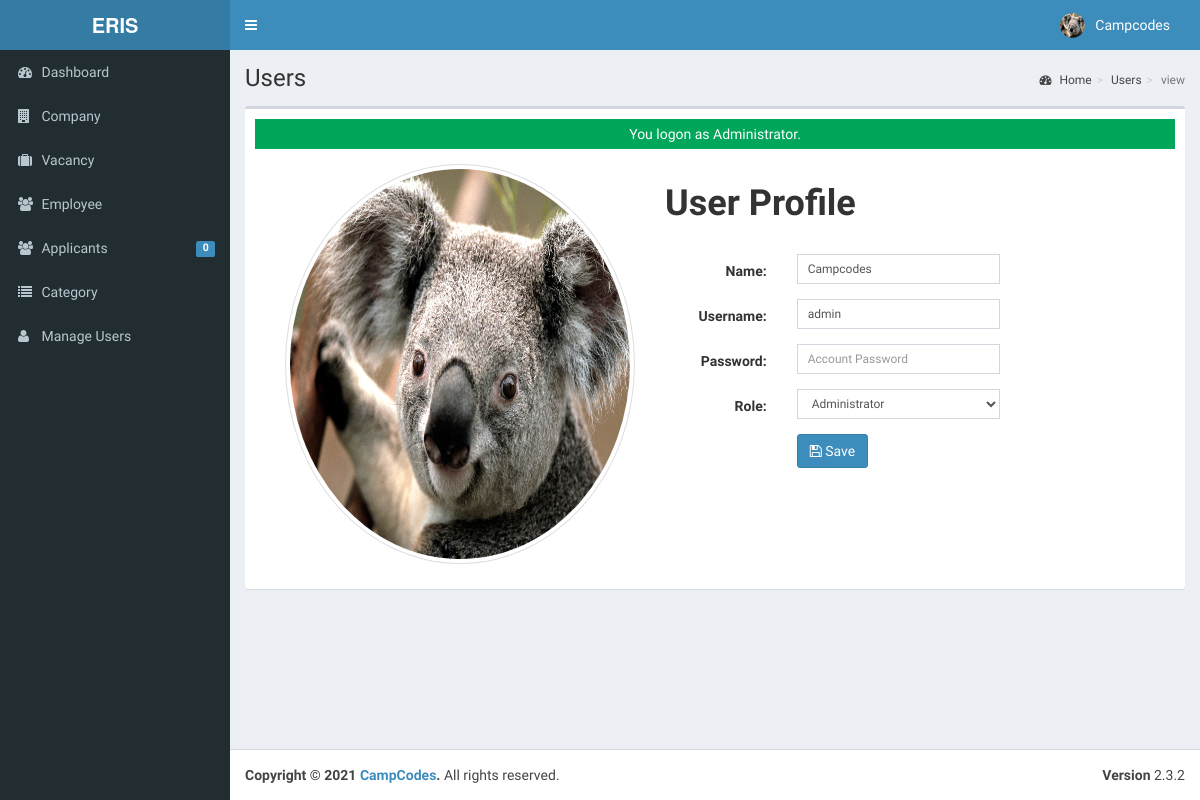
The app's page /Source Code/eris/admin/user/index.php?view=view&id=00018 (signed in) with its own data.
### tables this page shows
CREATE TABLE `tblusers` (
  `USERID` varchar(30) NOT NULL,
  `FULLNAME` varchar(40) NOT NULL,
  `USERNAME` varchar(90) NOT NULL,
  `PASS` varchar(90) NOT NULL,
  `ROLE` varchar(30) NOT NULL,
  `PICLOCATION` varchar(255) NOT NULL
);

### Source Code/eris/admin/user/index.php (called while the page is built, shortened)
<?php
require_once("../../include/initialize.php");
 $title="Users";
require_once ("../theme/templates.php");
?>

### Source Code/eris/include/database.php (called while the page is built, shortened)
<?php
class Database {
	var $sql_string = '';
	private $conn;
	public function open_connection() {
		$this->conn = mysqli_connect(server,user,pass);
		if(!$this->conn){
			echo "Problem in database connection! Contact administrator!";
			exit();
		}else{
			$db_select = mysqli_select_db($this->conn,database_name);
		}
	}
	function setQuery($sql='') {
		$this->sql_string=$sql;
	}
	function executeQuery() {
		$result = mysqli_query($this->conn,$this->sql_string);
		return $result;
	}
	private function confirm_query($result) {
		return $result;
	}
	function loadSingleResult() {
		$cur = $this->executeQuery();
		while ($row = mysqli_fetch_object($cur)) {
		return $data = $row;
		}
	}
}
$mydb = new Database();
?>

### Source Code/eris/include/accounts.php (called while the page is built, shortened)
<?php
require_once(LIB_PATH.DS.'database.php');
class User {
	protected static  $tblname = "tblusers";
	function single_user($id=""){
			global $mydb;
			$mydb->setQuery("SELECT * FROM ".self::$tblname."
				Where USERID= '{$id}' LIMIT 1");
			$cur = $mydb->loadSingleResult();
			return $cur;
	}
}
?>

### Source Code/eris/include/function.php (called while the page is built, shortened)
<?php
function currentpage(){
		$this_page = $_SERVER['SCRIPT_NAME'];
	    $bits = explode('/',$this_page);
		 return $bits[3];
	}
		?>

### Source Code/eris/admin/user/view.php (the view, shortened to what this page needs)
<?php
  @$USERID = $_SESSION['ADMIN_USERID'];
  $user = New User();
  $singleuser = $user->single_user($USERID);
  ?>
<div class="container">
<div class="panel-body inf-content">
    <div class="row">
        <div class="col-md-4">
         <a  data-target="#myModal" data-toggle="modal" href="" title="Click here to Change Image." >
            <img alt="" style="width:500px; height:400px;>"
             title="" class="img-circle img-thumbnail isTooltip" src="<?php echo web_root.'admin/user/'. $singleuser->PICLOCATION;?>" data-original-title="Usuario">
         </a>
        </div>
        <div class="col-md-6">
            <h1><strong>User Profile</strong></h1><br>
             <form class="form-horizontal span6" action="controller.php?action=edit&view=" method="POST">
                  <div class="form-group">
                    <div class="col-md-8">
                      <label class="col-md-4 control-label" for=
                      "U_NAME">Name:</label>
                      <div class="col-md-8">
                         <input class="form-control input-sm" id="U_NAME" name="U_NAME" placeholder=
                            "Account Name" type="text" value="<?php echo $singleuser->FULLNAME; ?>">
                      </div>
                    </div>
                  </div>
                  <div class="form-group">
                    <div class="col-md-8">
                      <label class="col-md-4 control-label" for=
                      "U_USERNAME">Username:</label>
                      <div class="col-md-8">
                         <input class="form-control input-sm" id="U_USERNAME" name="U_USERNAME" placeholder=
                            "Email Address" type="text" value="<?php echo $singleuser->USERNAME; ?>">
                      </div>
                    </div>
                  </div>
                  <div class="form-group">
                    <div class="col-md-8">
                      <label class="col-md-4 control-label" for=
                      "U_PASS">Password:</label>
                      <div class="col-md-8">
                         <input class="form-control input-sm" id="U_PASS" name="U_PASS" placeholder=
                            "Account Password" type="Password" value="" required>
                      </div>
                    </div>
                  </div>
                  <div class="form-group">
                    <div class="col-md-8">
                      <label class="col-md-4 control-label" for=
                      "U_ROLE">Role:</label>
                      <div class="col-md-8">
                       <select class="form-control input-sm" name="U_ROLE" id="U_ROLE">
                          <option value="Administrator"  <?php echo ($singleuser->ROLE=='Administrator') ? 'selected="true"': '' ; ?>>Administrator</option>
                        </select>
                      </div>
                    </div>
                  </div>
             <div class="form-group">
                    <div class="col-md-8">
                      <label class="col-md-4 control-label" for=
                      "idno"></label>
                      <div class="col-md-8">
                         <button class="btn btn-primary " name="save" type="submit" ><span class="fa fa-save fw-fa"></span> Save</button>
                      </div>
                    </div>
                  </div>
        </form>
        </div>
    </div>
</div>
</div>

### Source Code/eris/admin/theme/templates.php (shortened to what this page needs)
<!DOCTYPE html>
<html>
    <head>
        <link rel="stylesheet" href="<?php echo web_root;?>bootstrap/css/bootstrap.min.css">
        <link rel="stylesheet" href="<?php echo web_root;?>plugins/font-awesome/css/font-awesome.min.css">
        <link rel="stylesheet" href="<?php echo web_root;?>dist/css/AdminLTE.min.css">
        <link rel="stylesheet" href="<?php echo web_root;?>dist/css/skins/_all-skins.min.css">
        <link rel="stylesheet" href="<?php echo web_root;?>plugins/iCheck/flat/blue.css">
        <link rel="stylesheet" href="<?php echo web_root;?>plugins/morris/morris.css">
        <link rel="stylesheet" href="<?php echo web_root;?>plugins/jvectormap/jquery-jvectormap-1.2.2.css">
        <link href="<?php echo web_root; ?>plugins/datepicker/bootstrap-datetimepicker.min.css" rel="stylesheet" media="screen">
        <link rel="stylesheet" href="<?php echo web_root;?>plugins/dataTables/jquery.dataTables.min.css">
        <link rel="stylesheet" href="<?php echo web_root;?>plugins/bootstrap-wysihtml5/bootstrap3-wysihtml5.min.css">
    </head>
 <body class="hold-transition skin-blue fixed sidebar-mini">
<div class="wrapper">
  <header class="main-header">
    <a href="<?php echo web_root;?>/admin/" class="logo">
      <span class="logo-lg"><b>ERIS</b></span>
    </a>
    <nav class="navbar navbar-static-top" role="navigation">
      <a href="#" class="sidebar-toggle" data-toggle="offcanvas" role="button">
      </a>
      <div class="navbar-custom-menu">
        <ul class="nav navbar-nav">
          <?php
              $user = New User();
              $singleuser = $user->single_user($_SESSION['ADMIN_USERID']);
          ?>
          <li class="dropdown user user-menu" style="padding-right: 15px;"  >
            <a href="#" class="dropdown-toggle" data-toggle="dropdown">
              <img src="<?php echo web_root.'admin/user/'. $singleuser->PICLOCATION;?>" class="user-image" alt="User Image">
              <span class="hidden-xs"><?php echo $singleuser->FULLNAME; ?></span>
            </a>
          </li>
        </ul>
      </div>
    </nav>
  </header>
  <aside class="main-sidebar">
    <section class="sidebar">
      <ul class="sidebar-menu">
        <li  class="<?php echo (currentpage() == 'index.php') ? "active" : false;?>" >
          <a href="<?php echo web_root ;?>admin/">
            <i class="fa fa-dashboard"></i> <span>Dashboard</span>
          </a>
        </li>
        <li class="<?php echo (currentpage() == 'company') ? "active" : false;?>" >
          <a href="<?php echo web_root ;?>admin/company/">
            <i class="fa fa-building"></i> <span>Company</span>
          </a>
        </li>
        <li class="<?php echo (currentpage() == 'vacancy') ? "active" : false;?>" >
          <a href="<?php echo web_root ;?>admin/vacancy/">
            <i class="fa fa-suitcase"></i> <span>Vacancy</span>
          </a>
        </li>
        <li class="<?php echo (currentpage() == 'employee') ? "active" : false;?>" >
          <a href="<?php echo web_root ;?>admin/employee/">
            <i class="fa fa-users"></i> <span>Employee</span>
          </a>
        </li>
        <li class="<?php echo (currentpage() == 'applicants') ? "active" : false;?>" >
          <a href="<?php echo web_root ;?>admin/applicants/">
            <i class="fa fa-users"></i> <span>Applicants</span>
            <span class="label label-primary pull-right">
              <?php
                $sql = "SELECT count(*) as 'APPL' FROM `tbljobregistration` WHERE `PENDINGAPPLICATION`=1";
                $mydb->setQuery($sql);
                $pending = $mydb->loadSingleResult();
                echo $pending->APPL;
              ?>
            </span>
          </a>
        </li>
        <li class="<?php echo (currentpage() == 'category') ? "active" : false;?>" >
          <a href="<?php echo web_root ;?>admin/category/">
            <i class="fa fa-list"></i> <span>Category</span>
          </a>
        </li>
         <li class="<?php echo (currentpage() == 'user') ? "active" : false;?>">
          <a href="<?php echo web_root; ?>admin/user/">
            <i class="fa fa-user"></i> <span>Manage Users</span> </a>
        </li>
      </ul>
    </section>
  </aside>
  <div class="content-wrapper">
  <section class="content-header">
      <h1>
        <?php echo isset($title) ? $title : ''; ?>
      </h1>
      <ol class="breadcrumb">
        <?php
          if ($title!='Home') {
            $active_title = '';
            if (isset($_GET['view'])) {
              $active_title = '<li class='.$active_title.'><a href="index.php">'.$title.'</a></li>';
            }else{
              $active_title = '<li class='.$active_title.'>'.$title.'</li>';
            }
            echo '<li><a href='.web_root.'admin/><i class="fa fa-dashboard"></i> Home</a></li>';
            echo  $active_title;
            echo  isset($_GET['view']) ? '<li class="active">'.$_GET['view'].'</li>' : '';
          }
        ?>
      </ol>
    </section>
         <section class="content">
          <div class="row">
            <div class="col-xs-12">
              <div class="box">
                <div class="box-body">
              <?php
               require_once $content;
               ?>
             </div>
             </div>
           </div>
         </div>
         </section>
 </div>
  <footer class="main-footer">
    <div class="pull-right hidden-xs">
      <b>Version</b> 2.3.2
    </div>
    <strong>Copyright &copy; 2021 <a href="#">CampCodes</a>.</strong> All rights
    reserved.
  </footer>
    </body>
</html>

### records on screen
tblusers: PICLOCATION (picture), FULLNAME "Campcodes", U_NAME "Campcodes", U_USERNAME "admin", U_ROLE "Administrator"

### other values on screen
$pending->APPL "0"
$title "Users"
$_GET['view'] "view"
$_SESSION['message'] "You logon as Administrator."
